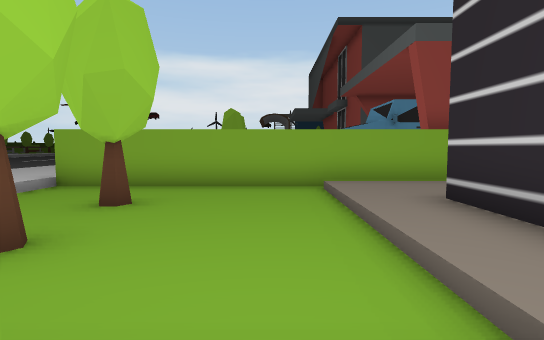
View 1 (above)

20 first-person views from a walk through a scene from a Unity 3-D project. The camera is 1.3 m above the floor, tilts 4° down and sees 80° across. The floor is counted in squares, 2 m on a side. Each view is taken from the middle of a square. On the plan, view 1 faces up. The plan holds only what a view shows up to about 10 squares ahead; the rest is blank. The place goes on beyond the plan. Some animated figures are not drawn.

View 2
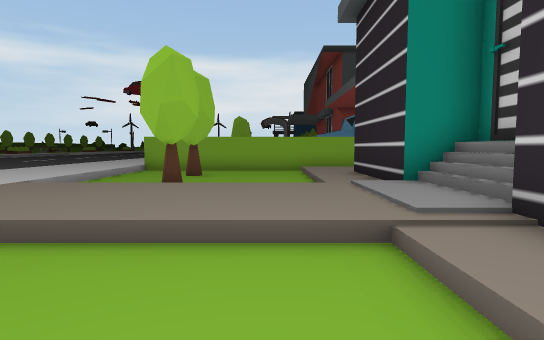

View 3
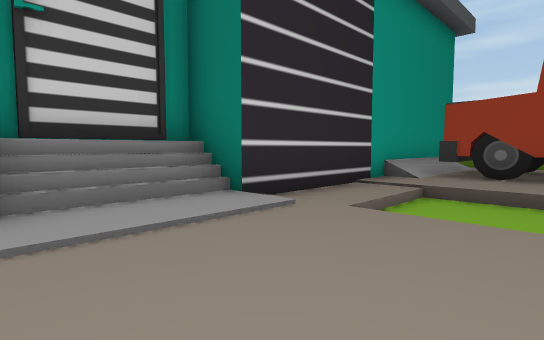

View 4
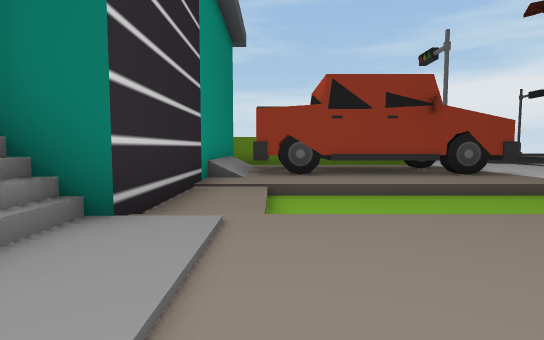

View 5
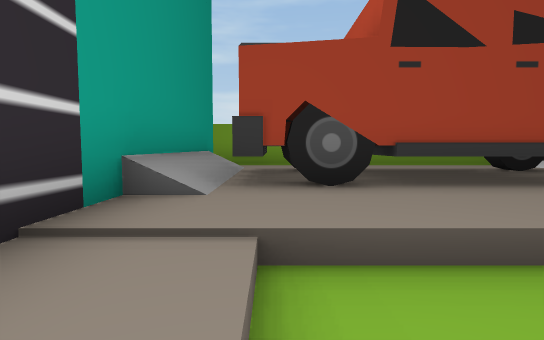

View 6
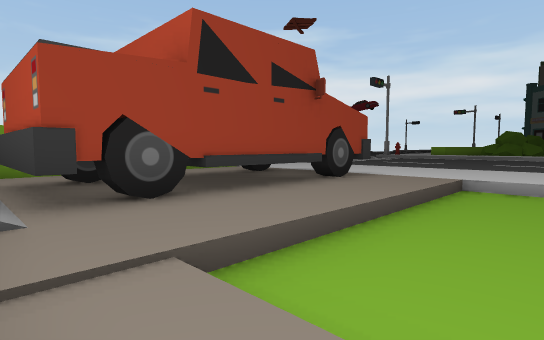

View 7
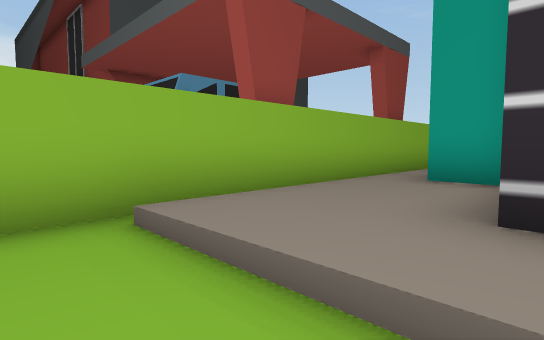

View 8
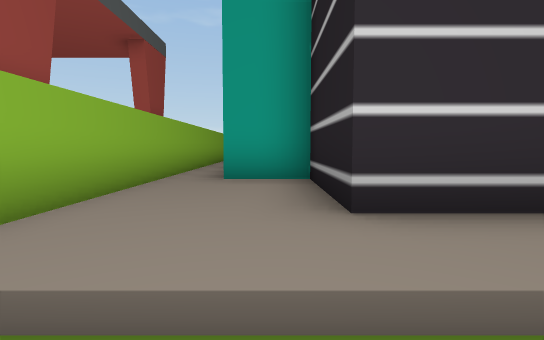

View 9
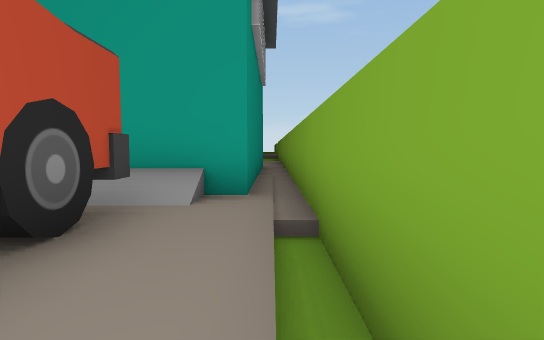

View 10
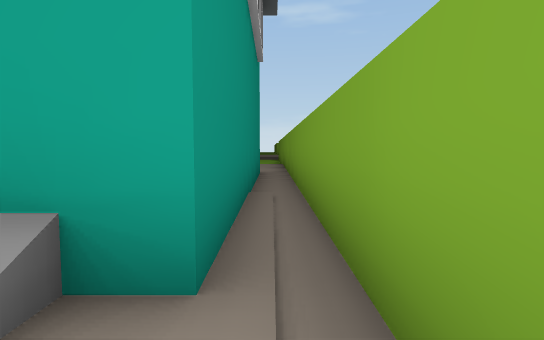

View 11
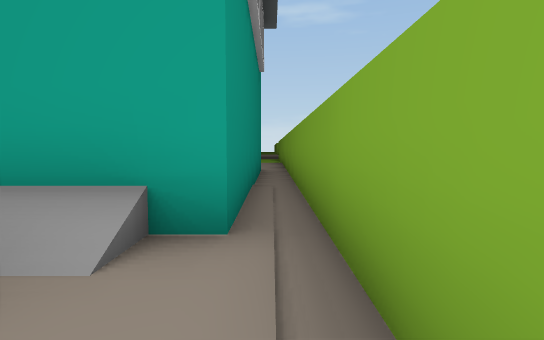

View 12
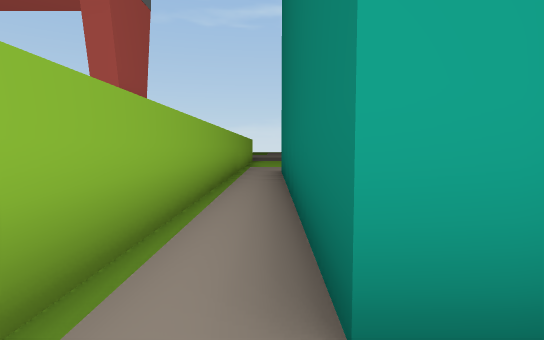

View 13
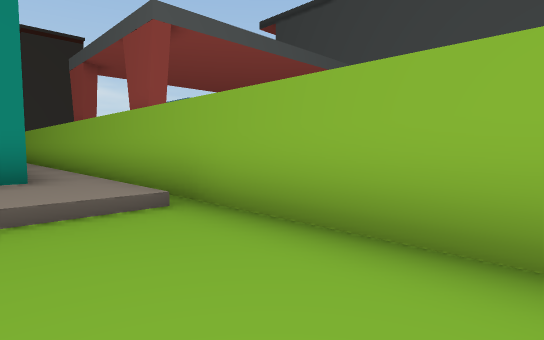

View 14
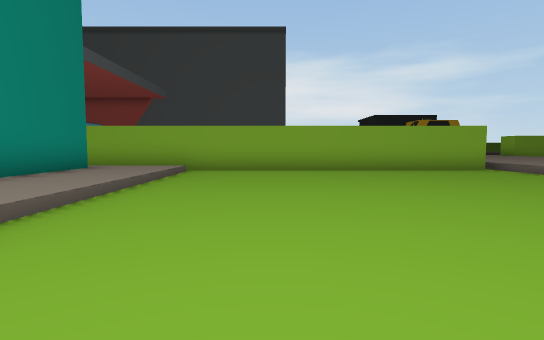

View 15
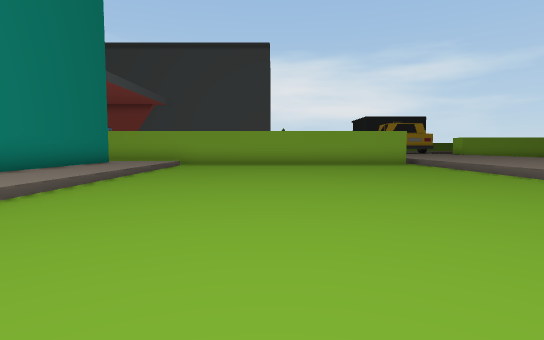

View 16
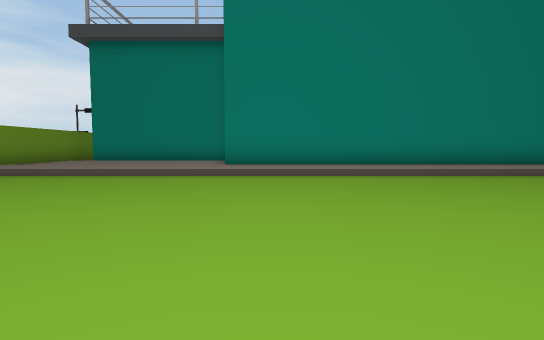

View 17
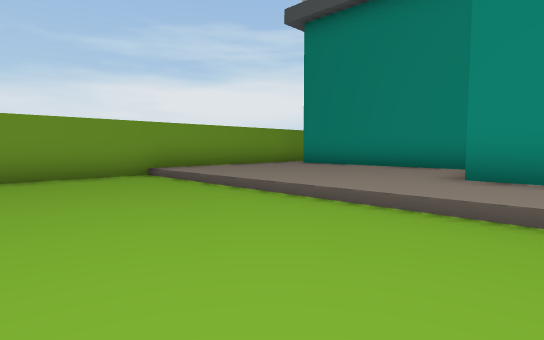

View 18
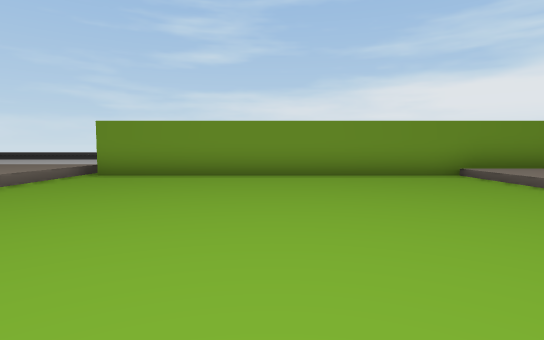

View 19
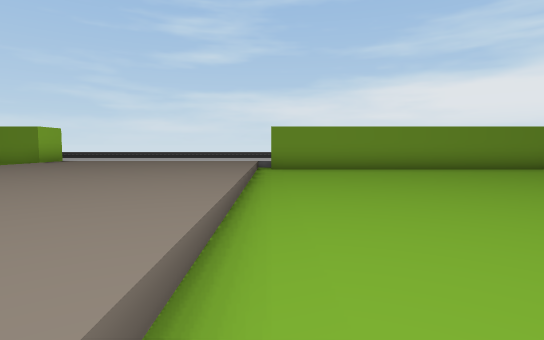

View 20
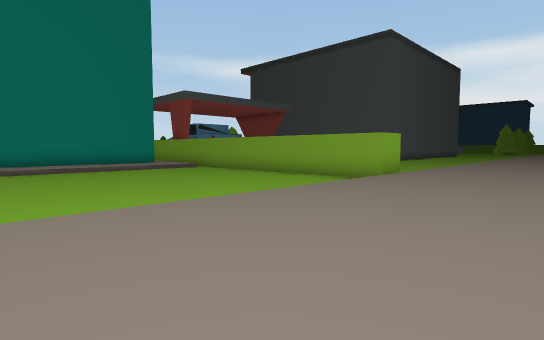

### Floor plan
Key: @ floor where view 1 was taken; # wall or solid block; . main floor; : floor 0.5 m higher than the main floor; / step, stairs or slope; T truck; O other object.
Columns run from 2 left of view 1 to 27 right of it. Each row starts with its distance up from view 1.
 13       T
 12       TTT
 11                            ::
 10                           :::
  9                           :::
  8                          #:::
  7 ##########################:::
  6 .../:::::::::::::.........:::
  5 O../:::########::.........:::
  4 .../:###      #::.........::::
  3 O../:#        #::.........::::
  2 .../:#        #::.........::::
  1 /////##       #::.........::::
  0 ::@::/#       #::.........::::
 -1 :::::/#       #::.........::::
 -2 /////##       #::....... .
 -3 .../:#        #::.........:
 -4 .../:#        #::.........::
 -5 :::::#        #::.........:::
 -6 ::::/#      #::::.........::::
 -7 TTTT/#      #::::.........::::
 -8   TT/#      #::::.........::::
 -9   TT/#      #::::.........::::
-10 ::::/########::::.........::::
-11 ////:::::::::::::.........::::
-12 ##########################::::

Positions as (right, up) in squares from view 1, and headings:
1: (0, 0), facing up
2: (0, -5), facing up
3: (-1, 1), facing down-right
4: (1, 1), facing down
5: (1, -3), facing down
6: (2, -3), facing down-left
7: (0, 4), facing up-right
8: (0, 5), facing right
9: (-2, -11), facing right
10: (1, -11), facing right
11: (0, -11), facing right
12: (4, 6), facing right
13: (18, 5), facing up-left
14: (17, -2), facing up
15: (18, -5), facing up
16: (22, -4), facing left
17: (18, -4), facing down-left
18: (19, -4), facing down
19: (23, -2), facing down
20: (27, -1), facing up-left
